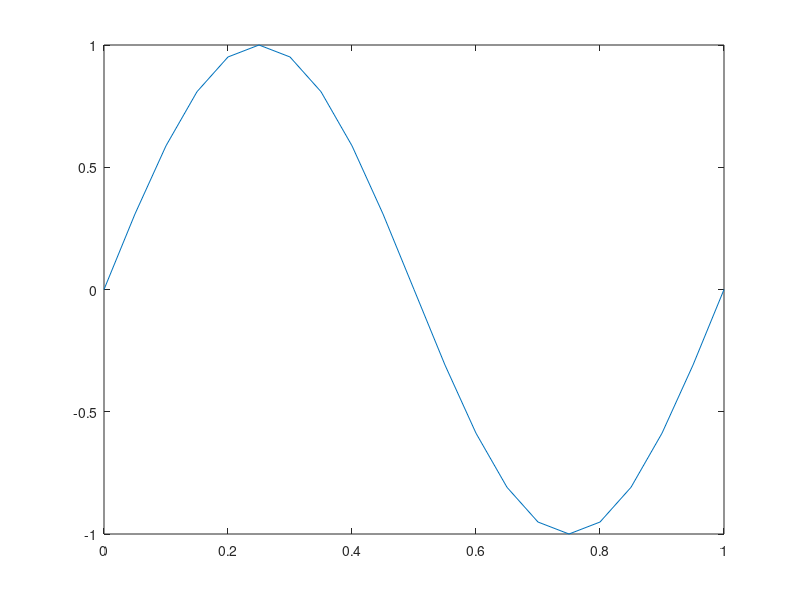

This chart was generated by the following MATLAB code:
# ejercicio 7
m = 5;
n = 4*m+1;
x = linspace(0,1,n);
y = zeros(1,n);
a = x(1:m+1);
y(1:m+1) = sin(2*pi*a);
y(2*m+1:-1:m+2) = y(1:m);
y(2*m+2:n) = -y(2:2*m+1);

plot(x,y)
